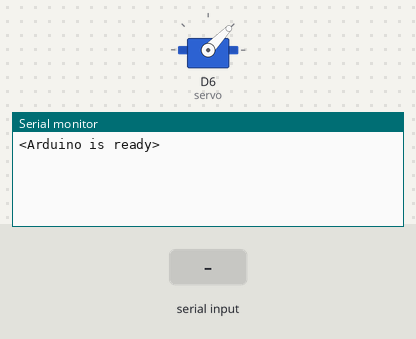
This sketch was run on a simulated ESP8266 (NodeMCU). Parts: servo, the last lines printed to the serial monitor. The inputs (shaded band) are chosen by the test bench.

Above: at 1.2 s.
1.3 s: "90,45\n" received over Serial
At 2.5 s:
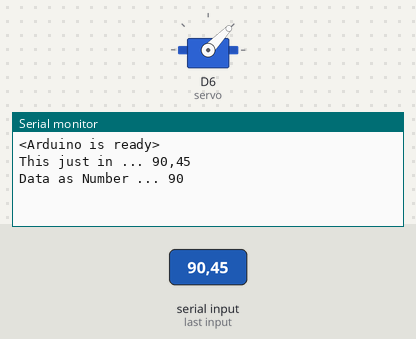
2.8 s: "5\n" received over Serial
At 3.8 s:
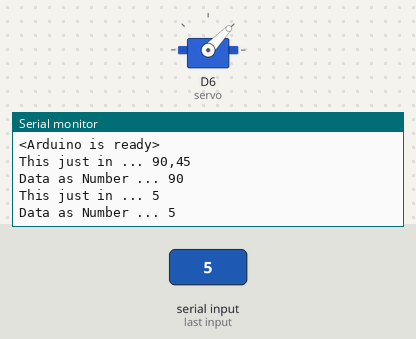
4.3 s: "30,150\n" received over Serial
At 5.1 s:
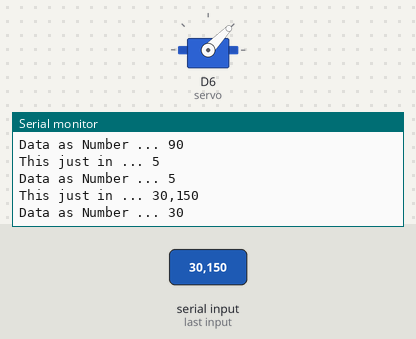
5.8 s: "200\n" received over Serial
At 7.3 s:
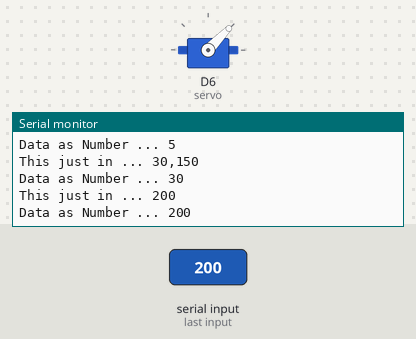
Timing chart, 0 to 8.3 s (numbered marks = the images above; inputs shaded):
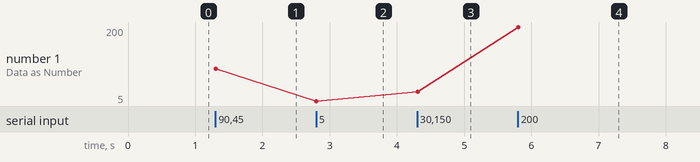

The sketch:

Serial.ino
```cpp
// Example 4 - Receive a number as text and convert it to an int
/*
The simplest case is where you want to type a number into the Serial Monitor (I am assuming you have line-ending set to newline). Let's assume you want to send the number 234. This is a variation on Example 2 and it will work with any integer value.  Note that if you don't enter a valid number it will show as 0 (zero).

src: http://forum.arduino.cc/index.php?topic=396450.0
*/

#include <Servo.h>

const byte numChars = 32;
char receivedChars[numChars];   // an array to store the received data
boolean newData = false;
int dataNumber = 0;             // new for this version

Servo servo;

void setup() {
    servo.attach(D6);
//    analogWriteFreq(50);

    Serial.begin(9600);
    Serial.println("<Arduino is ready>");
}

void loop() {
    recvWithEndMarker();
//    analogWrite(D6, showNewNumber());
    servo.write(showNewNumber());
}

void recvWithEndMarker() {
    static byte ndx = 0;
    char endMarker = '\n';
    char rc;

    if (Serial.available() > 0) {
        rc = Serial.read();

        if (rc != endMarker) {
            receivedChars[ndx] = rc;
            ndx++;
            if (ndx >= numChars) {
                ndx = numChars - 1;
            }
        }
        else {
            receivedChars[ndx] = '\0'; // terminate the string
            ndx = 0;
            newData = true;
        }
    }

}

int showNewNumber() {
    dataNumber = 1023;             // new for this version
    if (newData == true) {
        dataNumber = atoi(receivedChars);   // new for this version
        Serial.print("This just in ... ");
        Serial.println(receivedChars);
        Serial.print("Data as Number ... ");    // new for this version
        Serial.println(dataNumber);     // new for this version
        newData = false;
    }
    return dataNumber;
}
```

Measured:
- after the input at 1.3 s, the serial monitor: prints a new line at once (image 1)
- after the input at 2.8 s, the serial monitor: prints a new line at once (image 2)
- after the input at 4.3 s, the serial monitor: prints a new line at once (image 3)
- after the input at 5.8 s, the serial monitor: prints a new line at once (image 4)
- plotted number 1: 90 → 5 after the input at 2.8 s, 5 → 30 after the input at 4.3 s, 30 → 200 after the input at 5.8 s
